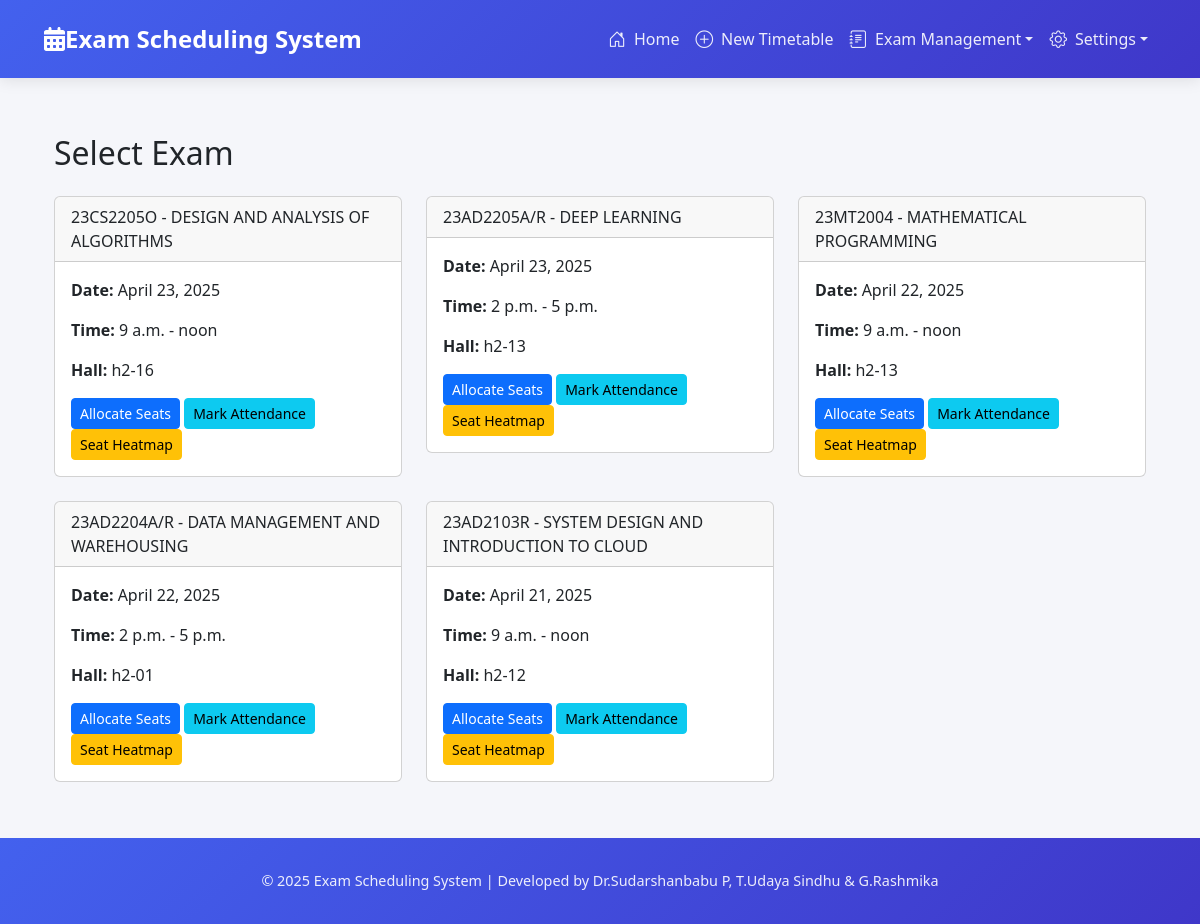
The app's page /welcome/select-exam/ with its own data.
### exams/models.py (models this page shows, shortened)
class Exam(models.Model):
    timetable = models.ForeignKey(Timetable, on_delete=models.CASCADE, related_name='exams')
    course = models.ForeignKey(Course, on_delete=models.CASCADE)
    date = models.DateField()
    start_time = models.TimeField()
    end_time = models.TimeField()
    hall = models.ForeignKey(Classroom, on_delete=models.SET_NULL, null=True)
    invigilators = models.ManyToManyField(Invigilator, related_name='exams')

class Course(models.Model):
    YEAR_CHOICES = [
        ('1', 'First Year'),
        ('2', 'Second Year'),
        ('3', 'Third Year'),
        ('4', 'Fourth Year'),
    ]
    code = models.CharField(max_length=10, unique=True)
    name = models.CharField(max_length=100)
    department = models.ForeignKey(Department, on_delete=models.CASCADE, related_name='courses')
    year = models.CharField(max_length=1, choices=YEAR_CHOICES, default='1')
    semester = models.IntegerField(validators=[MinValueValidator(1)], default=1)
    credits = models.IntegerField(validators=[MinValueValidator(1)], default=3)
    class Meta:
        ordering = ['code']

class Classroom(models.Model):
    ROOM_TYPES = [
        ('classroom', 'Classroom'),
        ('laboratory', 'Laboratory'),
        ('conference', 'Conference Room'),
        ('auditorium', 'Auditorium'),
    ]
    name = models.CharField(max_length=100)
    capacity = models.IntegerField(validators=[MinValueValidator(1)])
    room_type = models.CharField(max_length=20, choices=ROOM_TYPES, default='classroom')
    building = models.CharField(max_length=100)
    floor = models.CharField(max_length=50)
    coordinates = models.JSONField(default=dict)  # For internal campus map
    created_at = models.DateTimeField(auto_now_add=True)
    updated_at = models.DateTimeField(auto_now=True)
    class Meta:
        ordering = ['building', 'floor', 'name']
        unique_together = ['name', 'building']

### exams/views.py (the view)
# urls.py: path('select-exam/', views.select_exam, name='select_exam'),
def select_exam(request):
    exams = Exam.objects.all().select_related('course', 'timetable').order_by('-date', 'start_time')
    return render(request, 'exams/select_exam.html', {
        'exams': exams
    })

### templates/exams/select_exam.html (shortened to what this page needs)
{% extends 'base.html' %}
{% block content %}
<div class="container mt-4">
    <h2>Select Exam</h2>
    <div class="row mt-4">
        {% for exam in exams %}
        <div class="col-md-4 mb-4">
            <div class="card">
                <div class="card-header">
                    {{ exam.course.code }} - {{ exam.course.name }}
                </div>
                <div class="card-body">
                    <p><strong>Date:</strong> {{ exam.date }}</p>
                    <p><strong>Time:</strong> {{ exam.start_time }} - {{ exam.end_time }}</p>
                    <p><strong>Hall:</strong> {{ exam.hall.name }}</p>
                    <div class="mt-3">
                        <a href="{% url 'allocate_seats' exam.id %}" class="btn btn-primary btn-sm">Allocate Seats</a>
                        <a href="{% url 'mark_attendance' exam.id %}" class="btn btn-info btn-sm">Mark Attendance</a>
                        <a href="{% url 'seat_heatmap' exam.id %}" class="btn btn-warning btn-sm">Seat Heatmap</a>
                    </div>
                </div>
            </div>
        </div>
        {% empty %}
        <div class="col-12">
            <div class="alert alert-info">
                No exams found. Please create a timetable first.
            </div>
        </div>
        {% endfor %}
    </div>
</div>
{% endblock %}

### templates/base.html (style rules this page uses)
:root { --primary-color: #4361ee; --secondary-color: #3f37c9; --accent-color: #4895ef; --light-color: #f8f9fa; --dark-color: #212529; --success-color: #2ecc71; --danger-color: #e74c3c; --warning-color: #f39c12; --info-color: #3498db; }
body { background-color: #f5f6fa; font-family: 'Segoe UI', Tahoma, Geneva, Verdana, sans-serif; min-height: 100vh; display: flex; flex-direction: column; }

### records on screen
Exam: course.code "23CS2205O", course.name "DESIGN AND ANALYSIS OF ALGORITHMS", date "April 23, 2025", start_time "9 a.m.", end_time "noon", hall.name "h2-16"
Exam: course.code "23AD2205A/R", course.name "DEEP LEARNING", date "April 23, 2025", start_time "2 p.m.", end_time "5 p.m.", hall.name "h2-13"
Exam: course.code "23MT2004", course.name "MATHEMATICAL PROGRAMMING", date "April 22, 2025", start_time "9 a.m.", end_time "noon", hall.name "h2-13"
Exam: course.code "23AD2204A/R", course.name "DATA MANAGEMENT AND WAREHOUSING", date "April 22, 2025", start_time "2 p.m.", end_time "5 p.m.", hall.name "h2-01"
Exam: course.code "23AD2103R", course.name "SYSTEM DESIGN AND INTRODUCTION TO CLOUD", date "April 21, 2025", start_time "9 a.m.", end_time "noon", hall.name "h2-12"
